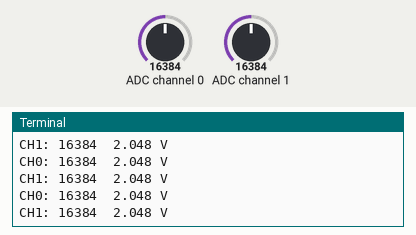
Recording of a program running on a simulated Raspberry Pi (BCM pin numbers). Shown: the last lines printed to the terminal. The test bench sets the inputs (shaded band); at power-on: ADC channel 1 = 16384, ADC channel 0 = 16384 (analog values on the 0–32767 scale).

Above: at 3.5 s.
3.6 s: ADC channel 1 set to 10336
At 4.2 s:
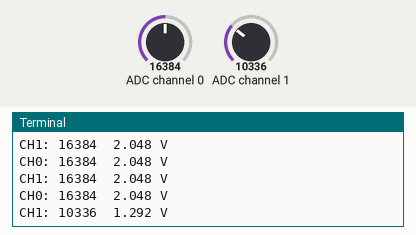
5.1 s: ADC channel 1 set to 9512
At 5.8 s:
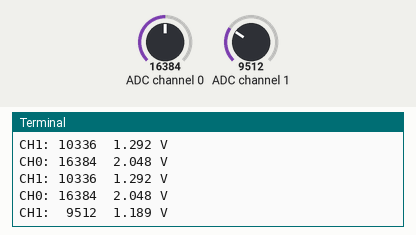

Measured:
- the behaviour switches between 10000 and 9992 on ADC channel 1 (found by bisection; images 1 and 2)
- after the input at 3.6 s, the terminal: prints a new line after 0.16 s (image 1)
- after the input at 5.1 s, the terminal: prints a new line after 0.26 s (image 2)

The program:

ads1115.py
```python
#!/usr/bin/env python3

import time
import board
import busio
import adafruit_ads1x15.ads1115 as ADS
from adafruit_ads1x15.analog_in import AnalogIn

# Create the I2C bus
i2c = busio.I2C(board.SCL, board.SDA)

# Create the ADC object using the I2C bus
ads = ADS.ADS1115(i2c)

# Create single-ended input on channel 0 and channel 2
chan0 = AnalogIn(ads, ADS.P0)
chan1 = AnalogIn(ads, ADS.P1)

# Create differential input between channel 0 and 1
#chan = AnalogIn(ads, ADS.P0, ADS.P1)

print("{:>5}\t{:>5}".format('raw', 'voltage'))

while True:
    print("CH0: {:>5}\t{:>5.3f} V".format(chan0.value, chan0.voltage))
    print("CH1: {:>5}\t{:>5.3f} V".format(chan1.value, chan1.voltage))
    time.sleep(0.5)
```
